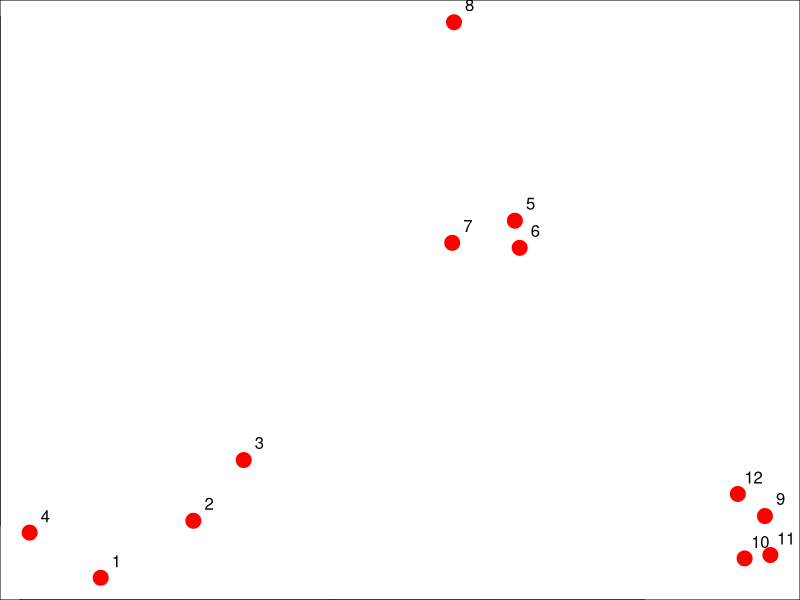

Reproduce this figure in R.
# K-means clustering example
set.seed(1234)
par(mar=c(0,0,0,0))
x <- rnorm(12, mean=rep(1:3, each=4), sd=.2)
y <- rnorm(12, mean=rep(c(1,2,1), each=4), sd=.2)
plot(x,y, col="red", pch=19, cex=2)
text(x+0.05, y+0.05, labels=as.character(1:12))
